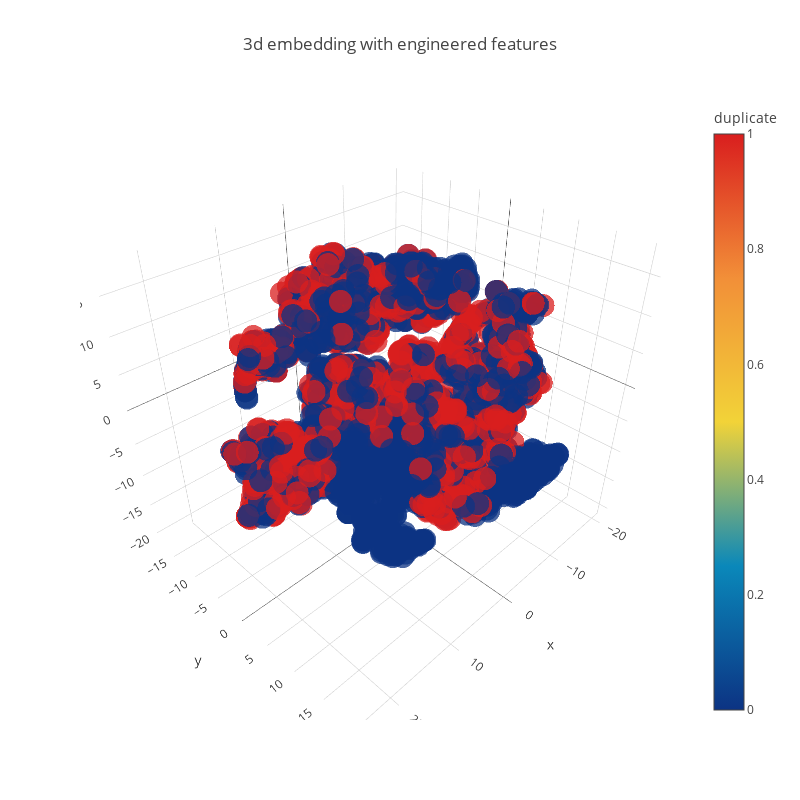

Notebook code for this chart:
### Code cell
trace1 = go.Scatter3d(
    x=tsne3d[:,0],
    y=tsne3d[:,1],
    z=tsne3d[:,2],
    mode='markers',
    marker=dict(
        sizemode='diameter',
        color = y,
        colorscale = 'Portland',
        colorbar = dict(title = 'duplicate'),
        line=dict(color='rgb(255, 255, 255)'),
        opacity=0.75
    )
)

data_tsne=[trace1]
layout=dict(height=800, width=800, title='3d embedding with engineered features')
fig=dict(data=data_tsne, layout=layout)
py.iplot(fig, filename='3DBubble')

### Figure 1 — Plotly figure (JSON) as saved in the notebook; plotly's stock layout.template omitted (floating-point values rounded to 4 significant figures; data arrays with more than 128 entries replaced by an {"elided": "..."} marker saying what was removed)
{"data": [{"marker": {"color": {"elided": "5000 int values"}, "colorbar": {"title": {"text": "duplicate"}}, "colorscale": "Portland", "line": {"color": "rgb(255, 255, 255)"}, "opacity": 0.75, "sizemode": "diameter"}, "mode": "markers", "type": "scatter3d", "uid": "a59422a2-0e0a-44e6-b2f5-0c8f9720a9e9", "x": {"elided": "5000 float values"}, "y": {"elided": "5000 float values"}, "z": {"elided": "5000 float values"}}], "layout": {"height": 800, "title": {"text": "3d embedding with engineered features"}, "width": 800}}
